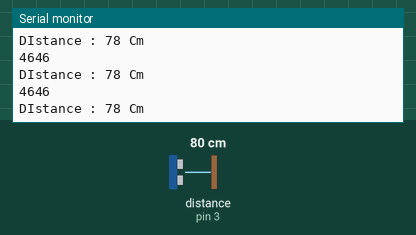
A sketch run on a simulated Arduino Uno, built with avr-gcc and run on an emulated ATmega328P. Shown: the last lines printed to the serial monitor. Wiring (inferred from the names in the program): ultrasonic range finder: trigger pin 2; echo pin 3. Inputs (shaded band) come from the test bench; at power-on: distance to the obstacle (sensor on pin 3) 80 cm. The echo pulse lasts 58.3 µs per cm.

Above: at 1.2 s.
1.3 s: distance to the obstacle (sensor on pin 3) set to 250 cm
At 1.39 s:
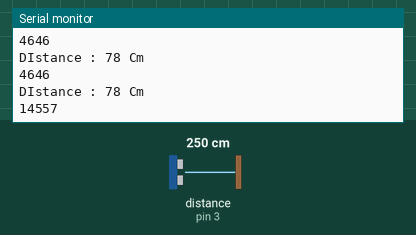
4.3 s: distance to the obstacle (sensor on pin 3) set to 2 cm
At 4.49 s:
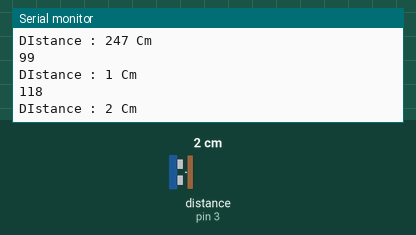
5.8 s: distance to the obstacle (sensor on pin 3) set to 35 cm
At 5.9 s:
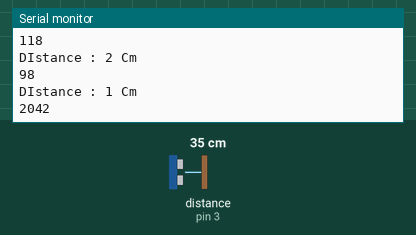
8.8 s: distance to the obstacle (sensor on pin 3) set to 250 cm
At 8.9 s:
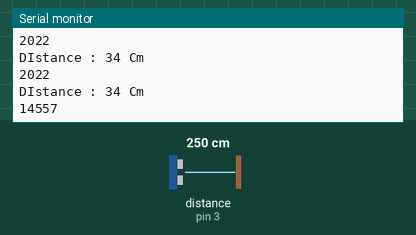
Timing chart, 0 to 11.8 s (numbered marks = the images above; inputs shaded):
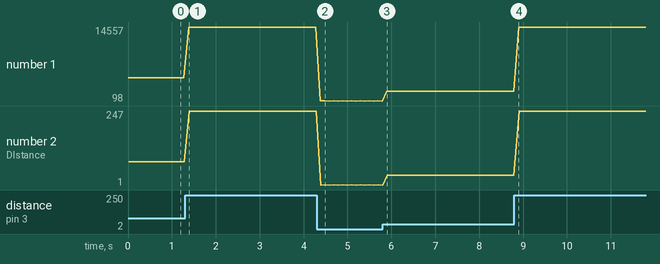

The sketch:

ultrasoundsesnsor_basics.ino
```cpp
#define TRIG 2 //TRIG 핀 설정 (초음파 보내는 핀)
#define ECHO 3 //ECHO 핀 설정 (초음파 받는 핀)
void setup() {
  Serial.begin(9600);
  pinMode(TRIG, OUTPUT);
  pinMode(ECHO, INPUT);
}
void loop()
{

  long duration, distance;
  digitalWrite(TRIG, LOW);
  delayMicroseconds(2);

  digitalWrite(TRIG, HIGH);
  delayMicroseconds(10);
  digitalWrite(TRIG, LOW);
  duration = pulseIn (ECHO, HIGH); //물체에 반사되어돌아온 초음파의 시간을 변수에 저장합니다.
  //34000*초음파가 물체로 부터 반사되어 돌아오는시간 /1000000 / 2(왕복값이아니라 편도값이기때문에 나누기2를 해줍니다.)
 //초음파센서의 거리값이 위 계산값과 동일하게 Cm로 환산되는 계산공식 입니다. 수식이 간단해지도록 적용했습니다.
  distance = duration * 17 / 1000;
  //PC모니터로 초음파 거리값을 확인 하는 코드 입니다.
  Serial.println(duration ); //초음파가 반사되어 돌아오는 시간을 보여줍니다.
  Serial.print("\nDIstance : ");
  Serial.print(distance); //측정된 물체로부터 거리값(cm값)을 보여줍니다.
  Serial.println(" Cm");
  delay(100); //1초마다 측정값을 보여줍니다.
}
```

Measured:
- after the input at 1.3 s, the serial monitor: prints a new line after 0.09 s (image 1)
- after the input at 4.3 s, the serial monitor: prints a new line after 0.08 s (image 2)
- after the input at 5.8 s, the serial monitor: prints a new line after 0.10 s (image 3)
- after the input at 8.8 s, the serial monitor: prints a new line after 0.10 s (image 4)
- plotted number 1: 4646 → 14557 after the input at 1.3 s, 14557 → 98 after the input at 4.3 s, 98 → 2022 after the input at 5.8 s, 2022 → 14557 after the input at 8.8 s
- plotted number 2: 78 → 247 after the input at 1.3 s, 247 → 2 after the input at 4.3 s, 2 → 34 after the input at 5.8 s, 34 → 247 after the input at 8.8 s
